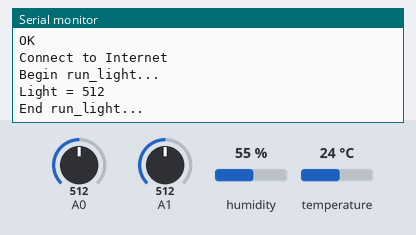
Recording of a sketch running on a simulated Arduino Uno, built with avr-gcc and run on an emulated ATmega328P. On the bench: the last lines printed to the serial monitor. The inputs (shaded band) are chosen by the test bench; at power-on: humidity 55 %, A1 = 512, A0 = 512, temperature 24 °C. The modem accepts every AT command (registered, SIM ready, sends succeed) and sends nothing else.

Above: at 8.2 s.
8.3 s: humidity set to 22 %
At 10.1 s:
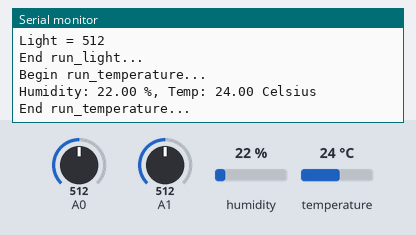
10.5 s: A1 set to 716
At 14.2 s:
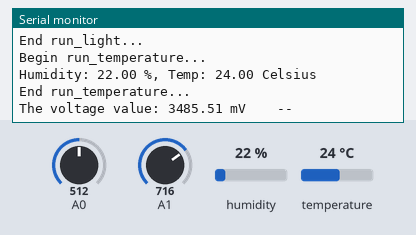

The sketch:

all.ino
```cpp
#include <SoftwareSerial.h>
#define DEBUG true
SoftwareSerial esp8266(9,10);

#include <Adafruit_Sensor.h>

#define SSID "armour301"     // "SSID-WiFiname"
#define PASS "snowman100"       // "password"
#define IP "184.106.153.149"// thingspeak.com ip
String msg = "GET /update?key=JXEV1FTF9RUQR2AU"; //change it with your api key like "GET /update?key=Your Api Key"

int pin = 8;
unsigned long duration;
unsigned long starttime;
unsigned long sampletime_ms = 2000;
unsigned long lowpulseoccupancy = 0;
float ratio = 0;

//Libraries
#include <DHT.h>

//Constants
#define DHTPIN 7     // what pin we're connected to
#define DHTTYPE DHT22   // DHT 22  (AM2302)
DHT dht(DHTPIN, DHTTYPE); //// Initialize DHT sensor for normal 16mhz Arduino

//Variables
int chk;
float hum;  //Stores humidity value
float temp; //Stores temperature value
float pressure;
float altitude;
float concentration = 0;
int light;
float temp2;
float Vsig;

void setup() {
  Serial.begin(115200);

  pinMode(8,INPUT);
  starttime = millis();

  pinMode(A0,INPUT);

  dht.begin();

  esp8266.begin(115200);
  esp8266.println("AT");

  if(esp8266.find("OK")){
    connectWiFi();
    Serial.println("Connect to Internet");
  } else{
    Serial.println("Unable to connect to Internet");
  }
}

void loop() {
  run_light();
  run_temperature();
  run_uv();

  updatebeat();
  delay(5000);
}


void run_light() {
  Serial.println("Begin run_light...");
  light=analogRead(A0);
  Serial.println("Light = " + String(light));
  Serial.println("End run_light...");
  delay(2000);
}

void run_temperature() {

  Serial.println("Begin run_temperature...");
  //Read data and store it to variables hum and temp
  hum = dht.readHumidity();
  temp2= dht.readTemperature();
  //Print temp and humidity values to serial monitor
  Serial.print("Humidity: ");
  Serial.print(hum);
  Serial.print(" %, Temp: ");
  Serial.print(temp2);
  Serial.println(" Celsius");
  Serial.println("End run_temperature...");
  delay(2000);
}

void run_uv() {
    int sensorValue;
  long  sum=0;
  for(int i=0;i<1024;i++)
   {
      sensorValue=analogRead(A1);
      sum=sensorValue+sum;
      delay(2);
   }
 sum = sum >> 10;
 Vsig = sum*4980.0/1023.0; // Vsig is the value of voltage measured from the SIG pin of the Grove interface
 Serial.print("The voltage value: ");
 Serial.print(Vsig);
 Serial.print(" mV    --   ");
   delay(2000);
}

boolean connectWiFi(){
  Serial.println("AT+CWMODE=1");
  esp8266.println("AT+CWMODE=1");
  delay(2000);
  String cmd="AT+CWJAP=\"";
  cmd+=SSID;
  cmd+="\",\"";
  cmd+=PASS;
  cmd+="\"";
  Serial.println(cmd);
  esp8266.println(cmd);
  delay(5000);
  if(esp8266.find("OK")){
    Serial.println("OK");
    return true;
  }else{
    return false;
  }
}

void updatebeat(){
  String cmd = "AT+CIPSTART=\"TCP\",\"";
  cmd += IP;
  cmd += "\",80";
  Serial.println(cmd);
  esp8266.println(cmd);
  delay(2000);
  if(esp8266.find("Error")){
    return;
  }
  cmd = msg ;
  cmd += "&field1=";
  cmd += temp2;
  cmd += "&field2=";
  cmd += hum;
  cmd += "&field3=";
  cmd += Vsig;
  cmd += "&field4=";
  cmd += light;
  cmd += "\r\n";
  Serial.print("AT+CIPSEND=");
  esp8266.print("AT+CIPSEND=");
  Serial.println(cmd.length());
  esp8266.println(cmd.length());
  Serial.print(cmd);
  esp8266.print(cmd);
}
```

Measured:
- after the input at 8.3 s, the serial monitor: prints a new line after 0.71 s (image 1)
- after the input at 10.5 s, the serial monitor: prints a new line after 2.7 s (image 2)
